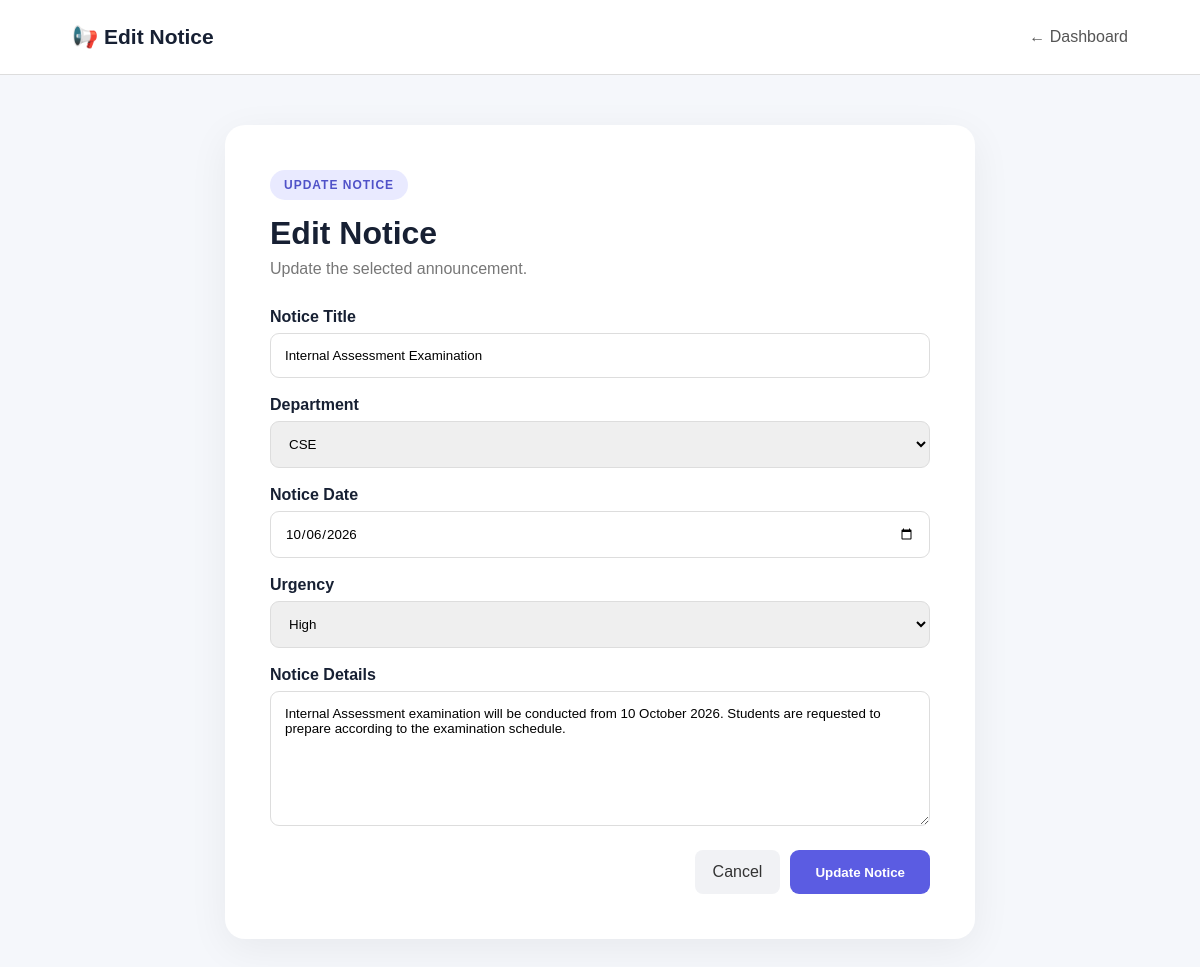
Screenshot of /edit_notice.php?id=1 (signed in) with the database file from the repository.
### tables this page shows
CREATE TABLE IF NOT EXISTS notices (
    id INT AUTO_INCREMENT PRIMARY KEY,
    title VARCHAR(200) NOT NULL,
    department VARCHAR(50) NOT NULL,
    notice_date DATE NOT NULL,
    urgency VARCHAR(20) NOT NULL,
    details TEXT NOT NULL,
    created_at TIMESTAMP DEFAULT CURRENT_TIMESTAMP
);

### edit_notice.php (the view, shortened to what this page needs)
<?php
include "db.php";
$id = isset($_GET["id"]) ? intval($_GET["id"]) : 0;
$result = $conn->query("SELECT * FROM notices WHERE id=$id");
$notice = $result->fetch_assoc();
?>
<!DOCTYPE html>
<html lang="en">
<head>
<title>Edit Notice</title><link rel="stylesheet" href="css/style.css">
</head>
<body>
<header class="admin-navbar"><div class="logo">📢 Edit Notice</div><a href="dashboard.php">← Dashboard</a></header>
<div class="form-container">
<div class="form-header"><span class="badge">UPDATE NOTICE</span><h1>Edit Notice</h1><p>Update the selected announcement.</p></div>
<form method="POST">
<label>Notice Title</label><input type="text" name="title" value="<?php echo htmlspecialchars($notice['title']); ?>" required>
<label>Department</label>
<select name="department">
<?php foreach (["CSE","ECE","MECH","CIVIL","ALL"] as $d): ?>
<option value="<?php echo $d; ?>" <?php if($notice['department']==$d) echo "selected"; ?>><?php echo $d; ?></option>
<?php endforeach; ?>
</select>
<label>Notice Date</label><input type="date" name="notice_date" value="<?php echo $notice['notice_date']; ?>" required>
<label>Urgency</label>
<select name="urgency">
<?php foreach (["High","Medium","Low"] as $u): ?>
<option value="<?php echo $u; ?>" <?php if($notice['urgency']==$u) echo "selected"; ?>><?php echo $u; ?></option>
<?php endforeach; ?>
</select>
<label>Notice Details</label><textarea name="details" rows="7" required><?php echo htmlspecialchars($notice['details']); ?></textarea>
<div class="form-buttons"><a href="dashboard.php" class="clear-btn">Cancel</a><button type="submit" class="login-btn">Update Notice</button></div>
</form>
</div>
</body>
</html>

### style.css (style rules this page uses)
* { margin:0;padding:0;box-sizing:border-box }
body { font-family:Arial,Helvetica,sans-serif;background:#f5f7fb;color:#172033 }
.logo { font-size:21px;font-weight:800 }
.badge { display:inline-block;padding:8px 14px;background:#e9eaff;color:#5052c8;border-radius:30px;font-size:12px;font-weight:800;letter-spacing:1px }
.clear-btn { padding:13px 18px;background:#f1f2f5;color:#333;text-decoration:none;border-radius:8px }
.login-btn { width:100%;padding:14px;margin-top:20px;border:none;border-radius:9px;background:#5b5ce2;color:white;font-weight:bold;cursor:pointer }
.admin-navbar { height:75px;padding:0 6%;background:white;border-bottom:1px solid #ddd;display:flex;justify-content:space-between;align-items:center }
.admin-navbar a { text-decoration:none;color:#555 }
.form-container { max-width:750px;margin:50px auto;background:white;padding:45px;border-radius:20px;box-shadow:0 10px 40px rgba(0,0,0,.06) }
.form-header { margin-bottom:30px }
.form-header h1 { margin:15px 0 8px }
.form-header p { color:#777 }
.form-container label { display:block;margin:18px 0 7px;font-weight:bold }
.form-container input,.form-container select,.form-container textarea { width:100%;padding:14px;border:1px solid #ddd;border-radius:9px;font-family:inherit }
.form-container textarea { resize:vertical }
.form-buttons { display:flex;gap:10px;justify-content:flex-end;margin-top:20px }
.form-buttons .login-btn { width:auto;padding:13px 25px;margin-top:0 }

### rows the page displays
notices: title "Internal Assessment Examination", department "CSE", notice_date "10/06/2026", urgency "High", details "Internal Assessment examination will be conducted from 10 October 2026. Students are requested to prepare according to the examination schedule."
